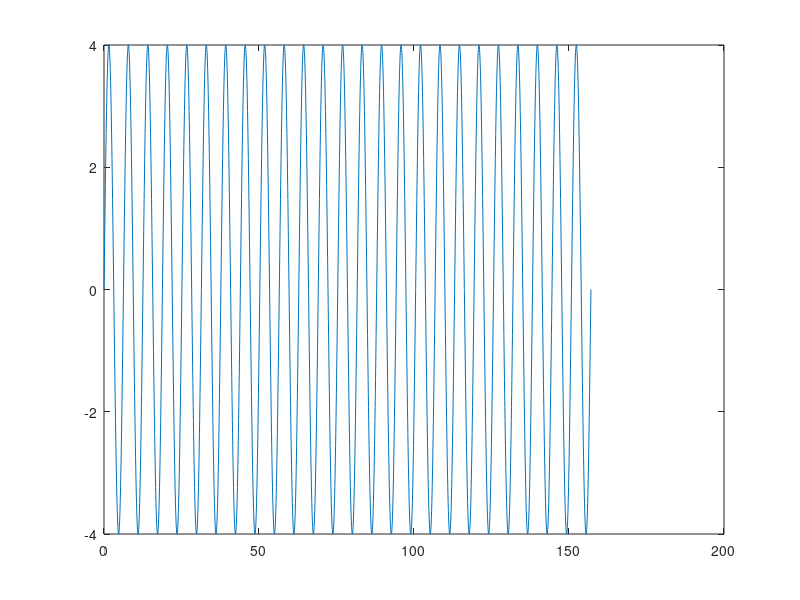

Source code (MATLAB): (Note: this script raises an error after producing the figure.)
% THIS CODE TESTS SYNTHETIC SIGNALS 

% first signal is a sine wave with amplitude 4
% second signal is a higher frequency sine wave
% third signal is the sum of the two

% first "band" added is eq14_1 -- corresponds to higher frequency band
% second "band" added is eq14_2 -- lower frequency band
% sum of the two

% run over each signal to see if variance of individual signals
% recovered in sum of two signals
%%

save_on = false;
n=2; i = 13;



% SIGNAL 1
deltad = pi/50;
t=0:deltad:50*pi;
T = t(end)+deltad;
synth = 4*sin(t);
figure()
plot(t,4*sin(t))
dowave_sat(synth,deltad,n,t,synth,[],save_on,[],i);

% SIGNAL 2
deltad = pi/50;
t=0:deltad:50*pi;
T = t(end)+deltad;
synth = sin(t/pi/2);
figure()
plot(t,sin(t/pi/2))
dowave_sat(synth,deltad,n,t,synth,[],save_on,[],i);

% SIGNAL 3
deltad = pi/50;
t=0:deltad:50*pi;
T = t(end)+deltad;
synth = 4*sin(t) + sin(t/pi/2);
figure()
plot(t,4*sin(t),t,sin(t/pi/2),t,4*sin(t) + sin(t/pi/2))
dowave_sat(synth,deltad,n,t,synth,[],save_on,[],i);



